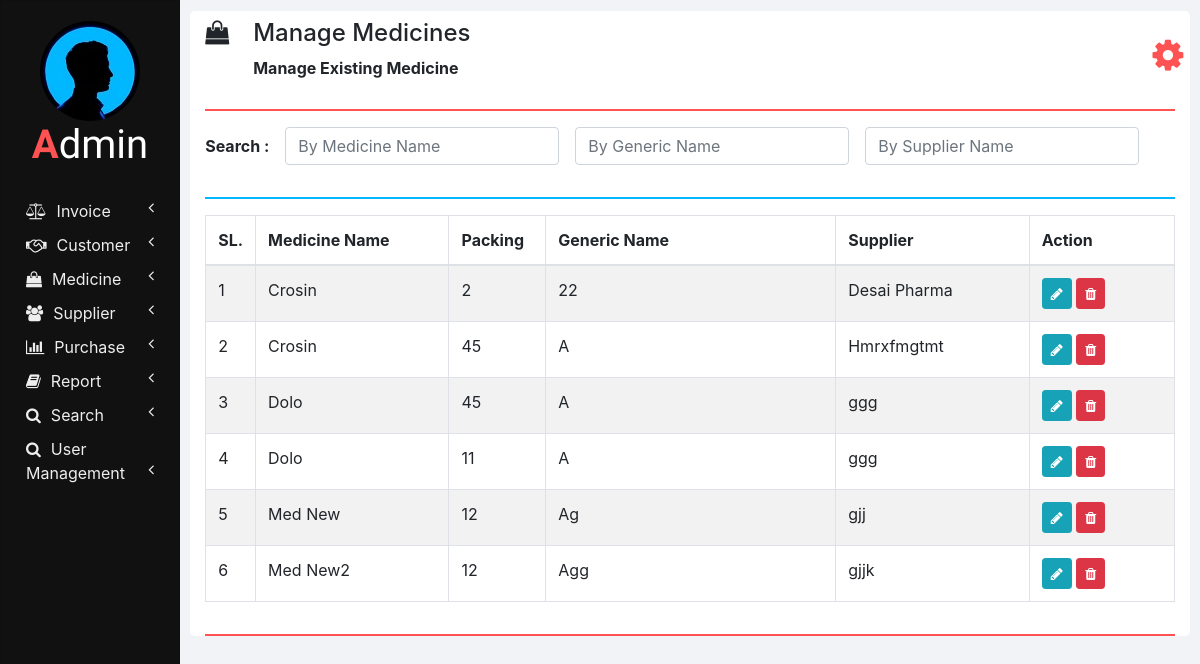
The page /manage_medicine.php on the database as committed earlier.
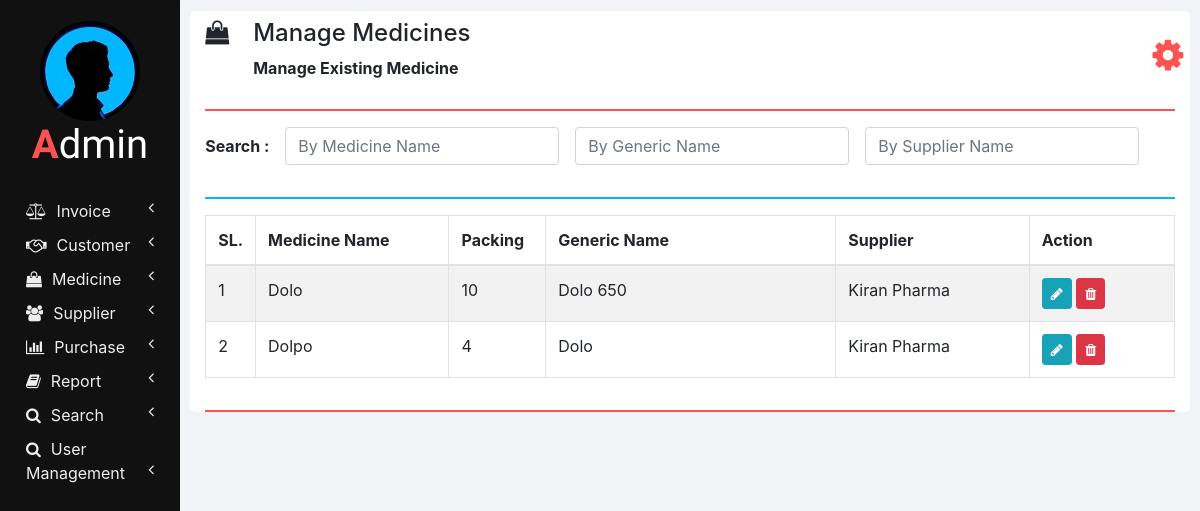
The same page on the database as committed later.
### tables this page shows
CREATE TABLE `medicines` (
  `ID` int(11) NOT NULL,
  `NAME` varchar(100) NOT NULL,
  `PACKING` varchar(20) NOT NULL,
  `GENERIC_NAME` varchar(100) NOT NULL,
  `SUPPLIER_NAME` varchar(100) NOT NULL,
  `medicine_type` varchar(45) DEFAULT NULL
);

### php/manage_medicine.php (the view, shortened to what this page needs)
<?php
  function showMedicines($id) {
    require "db_connection.php";
    if($con) {
      $seq_no = 0;
      $query = "SELECT * FROM medicines";
      $result = mysqli_query($con, $query);
      while($row = mysqli_fetch_array($result)) {
        $seq_no++;
        if($row['ID'] == $id)
          showEditOptionsRow($seq_no, $row);
        else
          showMedicineRow($seq_no, $row);
      }
    }
  }
  function showMedicineRow($seq_no, $row) {
    ?>
    <tr>
      <td><?php echo $seq_no; ?></td>
      <td><?php echo $row['NAME']; ?></td>
      <td><?php echo $row['PACKING']; ?></td>
      <td><?php echo $row['GENERIC_NAME']; ?></td>
      <td><?php echo $row['SUPPLIER_NAME']; ?></td>
      <td>
        <button href="" class="btn btn-info btn-sm" onclick="editMedicine(<?php echo $row['ID']; ?>);">
          <i class="fa fa-pencil"></i>
        </button>
        <button class="btn btn-danger btn-sm" onclick="deleteMedicine(<?php echo $row['ID']; ?>);">
          <i class="fa fa-trash"></i>
        </button>
      </td>
    </tr>
    <?php
  }
  ?>

### manage_medicine.php (shortened to what this page needs)
<!DOCTYPE html>
<html lang="en" dir="ltr">
  <head>
    <link rel="stylesheet" href="bootstrap/css/bootstrap.min.css">
    <link rel="stylesheet" href="https://use.fontawesome.com/releases/v5.3.1/css/all.css">
    <link rel="stylesheet" href="https://cdnjs.cloudflare.com/ajax/libs/font-awesome/4.7.0/css/font-awesome.min.css">
    <link rel="stylesheet" href="css/sidenav.css">
    <link rel="stylesheet" href="css/home.css">
  </head>
  <body>
    <div class="container-fluid">
      <div class="container">
        <?php
          require "php/header.php";
          createHeader('shopping-bag', 'Manage Medicines', 'Manage Existing Medicine');
        ?>
        <div class="row">
          <div class="col-md-12 form-group form-inline">
            <label class="font-weight-bold" for="">Search :&emsp;</label>
            <input type="text" class="form-control" id="by_name" placeholder="By Medicine Name" onkeyup="searchMedicine(this.value, 'name');">
            &emsp;<input type="text" class="form-control" id="by_generic_name" placeholder="By Generic Name" onkeyup="searchMedicine(this.value, 'generic_name');">
            &emsp;<input type="text" class="form-control" id="by_suppliers_name" placeholder="By Supplier Name" onkeyup="searchMedicine(this.value, 'suppliers_name');">
          </div>
          <div class="col col-md-12">
            <hr class="col-md-12" style="padding: 0px; border-top: 2px solid  #02b6ff;">
          </div>
          <div class="col col-md-12 table-responsive">
            <div class="table-responsive">
            	<table class="table table-bordered table-striped table-hover">
            		<thead>
            			<tr>
            				<th style="width: 5%;">SL.</th>
            				<th style="width: 20%;">Medicine Name</th>
                    <th style="width: 10%;">Packing</th>
                    <th style="width: 30%;">Generic Name</th>
            				<th style="width: 20%;">Supplier</th>
                    <th style="width: 15%;">Action</th>
            			</tr>
            		</thead>
            		<tbody id="medicines_div">
                  <?php
                    require 'php/manage_medicine.php';
                    showMedicines(0);
                  ?>
            		</tbody>
            	</table>
            </div>
          </div>
        </div>
        <hr style="border-top: 2px solid #ff5252;">
      </div>
    </div>
  </body>
</html>

### php/header.php
<?php
  function createHeader($icon, $heading, $sub_heading) {
    echo '
    <section class="row content-header">
      <div class="header-title col-md-11">
        <p class="h4 pt-2"><i class="fa fa-'.$icon.'"></i>&emsp;'.$heading.'</p>
        &emsp;&emsp;&emsp;<small class="font-weight-bold h6">'.$sub_heading.'</small>
      </div>
      <div class="col-md-1 user_options">
        <button class="col col-md-1 m-3" onclick="showOptions();">
          <i class="fa fa-gear"></i>
        </button>
        <div id="mark"><i class="fa fa-play fa-rotate-270"></i></div>
        <ul id="options" class="options list-unstyled" style="display: none;">
          <li>
            <a href="my_profile.php"><i class="fa fa-user"></i><span>My Profile</span></a>
          </li>
          <li>
            <a href="change_password.php"><i class="fa fa-edit"></i><span>Change Password</span></a>
          </li>
          <li>
            <a href="logout.php"><i class="fa fa-key"></i><span>Logout</span></a>
          </li>
        </ul>
      </div>
    </section>
    <hr style="border-top: 2px solid #ff5252;">
    ';
  }
?>

### css/sidenav.css (style rules this page uses)
body { background-color: #f1f3f6; }
.sidenav { width: 15%; height: 100vh; background-color: #222222; position: fixed; z-index: 1; flex: 1 0 auto; }
.card { width: 100%; height: 100%; top: 0; border-radius: 0; background-color: #111111; }
.logo .logo-caption { font-family: 'Poiret One', cursive; color: #ffffff; text-align: center; margin-bottom: 25px; }
.logo .profile { margin-left: 50%; border-radius: 50%; transform: translate(-50%); }
.logo .tweak { color: #ff5252; font-weight: bold; }
.main-menu-item { padding: 5px 5px; cursor: pointer; }
.main-menu-item > a { color: #eeeeee; text-decoration: none; font-size: 16px; }
.main-menu-item > a > span { margin-left: 10px; }

### css/home.css (style rules this page uses)
html, body { height: 100vh; }
.container-fluid { margin-left: 15%; width: 85%; background: #f1f3f6; padding: 1px 0 0 0; flex: 1 0 auto; }
.container { margin: 0; max-width: 98%; margin: 1%; background-color: #ffffff; border-radius: 5px; }
.user_options button { max-width: 50px; max-height: 50px; font-size: 36px; background-color: #ffffff; color: #ff5252; border: none; outline: none; }

Rows that differ between the two databases and show on the page:
removed medicines: seq_no "1", NAME "Crosin", PACKING "2", GENERIC_NAME "22", SUPPLIER_NAME "Desai Pharma"
removed medicines: seq_no "2", NAME "Crosin", PACKING "45", GENERIC_NAME "A", SUPPLIER_NAME "Hmrxfmgtmt"
removed medicines: seq_no "3", NAME "Dolo", PACKING "45", GENERIC_NAME "A", SUPPLIER_NAME "ggg"
removed medicines: seq_no "4", NAME "Dolo", PACKING "11", GENERIC_NAME "A", SUPPLIER_NAME "ggg"
removed medicines: seq_no "5", NAME "Med New", PACKING "12", GENERIC_NAME "Ag", SUPPLIER_NAME "gjj"
removed medicines: seq_no "6", NAME "Med New2", PACKING "12", GENERIC_NAME "Agg", SUPPLIER_NAME "gjjk"
added medicines: seq_no "1", NAME "Dolo", PACKING "10", GENERIC_NAME "Dolo 650", SUPPLIER_NAME "Kiran Pharma"
added medicines: seq_no "2", NAME "Dolpo", PACKING "4", GENERIC_NAME "Dolo", SUPPLIER_NAME "Kiran Pharma"
